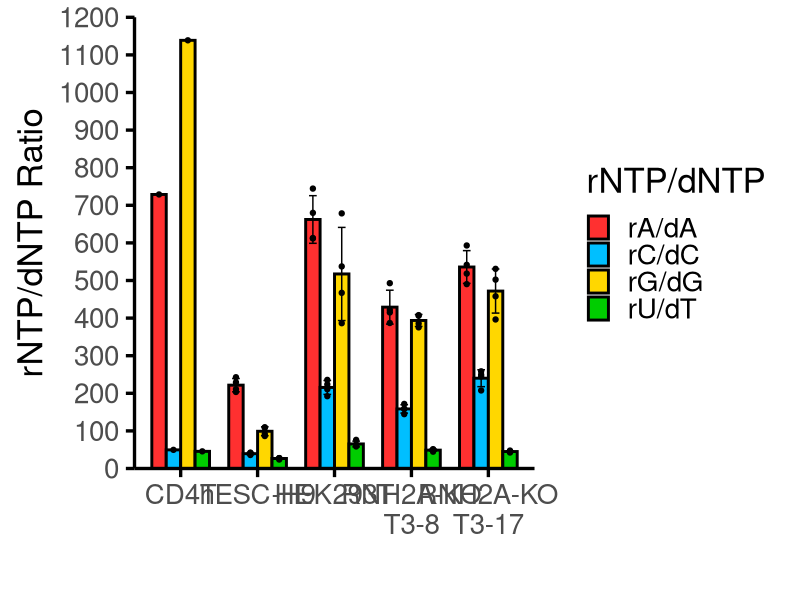

Generate this figure with R:
####################################
# Bar Plot for MassSpec-NT data
##################################
#Initialize
setwd("D:/human_mito/T cell MS data")
library(ggplot2)
library(tidyr)
library(ggpubr)
library(stringr)
#################################### Plot
data<-read.table('./Nucleotide_Raw_pmolpermil.txt', sep="\t", header = TRUE)
df<-data[1]

for (n in c('A','C','G','U') ) {print(n)
  ribo=paste(n,'TP',sep="")
  dribo=paste('d',n,'TP',sep="")
  if (n=="U") {dribo='dTTP'}
  df[n]=data[,ribo]/data[,dribo]
  }

#df<-read.table('./NTP Ratio.txt', sep="\t", header = TRUE)
colnames(df)<-c("Cell.Type","rA/dA", "rC/dC", "rG/dG", "rU/dT")
data<-gather(df, key="Nucleotide", value="Ratio", -Cell.Type)
obj<-ggbarplot(data, x = "Cell.Type", y = "Ratio", fill="Nucleotide",
               add = c("mean_sd", "point"),
               #error.plot=c("crossbar"),
               add.params=list(width=0.4),
               palette = c("firebrick1","deepskyblue","gold","green3"),
               position = position_dodge(0.75),
               xlab="", ylab="rNTP/dNTP Ratio",
               width = 0.75,
               size = 1) +
  scale_y_continuous(expand = c(0,0),limits = c(0,1200), breaks = seq(0,1200,100)) +
  theme_classic(base_size = 25)+
  scale_x_discrete(labels = function(x) str_wrap(x, width = 12))
ggpar(obj, legend=c("right"), legend.title = "rNTP/dNTP")
